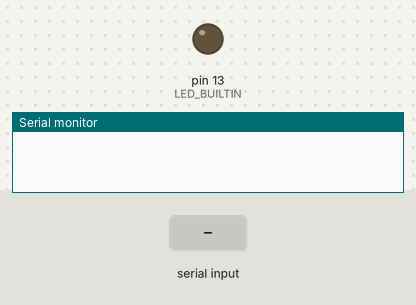
A sketch run on a simulated Arduino Uno, built with avr-gcc and run on an emulated ATmega328P. Parts: output pins drawn as LEDs (lit = HIGH), the last lines printed to the serial monitor. Inputs (shaded band) come from the test bench.

Above: at 1.2 s.
1.3 s: "1" received over Serial
At 2.4 s:
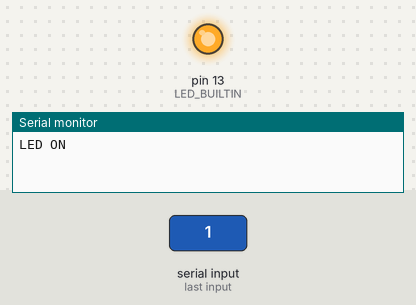
2.8 s: "0" received over Serial
At 3.6 s:
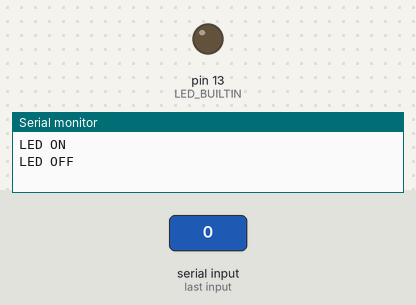
Timing chart, 0 to 5.8 s (numbered marks = the images above; inputs shaded):
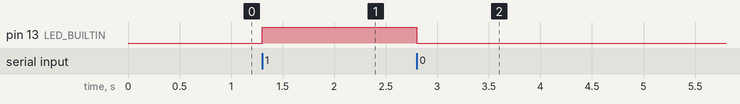

The sketch:

sketch_mar28a.ino
```cpp
void setup() {
    Serial.begin(9600);
    pinMode(LED_BUILTIN, OUTPUT);
}

void loop() {
    if (Serial.available() > 0) {
        char command = Serial.read();
        if (command == '1') {
            digitalWrite(LED_BUILTIN, HIGH);
            Serial.println("LED ON");
        } else if (command == '0') {
            digitalWrite(LED_BUILTIN, LOW);
            Serial.println("LED OFF");
        }
    }
}
```

Measured:
- after the input at 1.3 s, pin 13 (LED_BUILTIN): LOW → HIGH at once
- after the input at 2.8 s, pin 13 (LED_BUILTIN): HIGH → LOW at once
